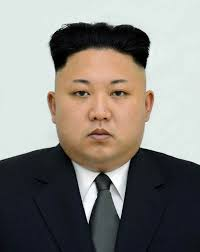
#> input picture Python/course05test/person.jpg, 200 x 252 px, given in place of the camera
$ python course.py
#> lines starting #> are read from the running program, lines starting #| are printed output that depends on the picture; after the words box and inside, x2 and y2 are one past the last pixel; in counts of white or black regions, pixels touching at a corner belong together
import cv2
import numpy as np

cap = cv2.VideoCapture(0)

while True:
    _,frame = cap.read()
#> frame is the input picture: shape (252, 200, 3); mean B, G, R 125.9, 131.1, 133.9
    hsv = cv2.cvtColor(frame,cv2.COLOR_BGR2HSV)
#> hsv: shape (252, 200, 3); mean H, S, V 76, 60.2, 142

    lower_red = np.array([30,0,0])
    upper_red = np.array([255,255,255])

    mask = cv2.inRange(hsv,lower_red,upper_red)
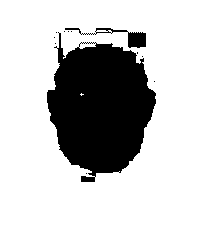
#> mask: shape (252, 200); 77.6% white; 12 black regions (10 under 20 px), largest, box (x1, y1, x2, y2) and area: (47, 32, 156, 182) 10860, (65, 28, 146, 48) 402
    res = cv2.bitwise_and(frame,frame,mask = mask)
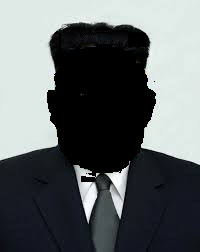
#> res: shape (252, 200, 3); mean B, G, R 102.8, 101.6, 96.3

    cv2.imshow("frame",frame)
    cv2.imshow("mask",mask)
    cv2.imshow("res",res)

    k = cv2.waitKey(5) & 0xFF
#> (key Esc is pressed here)
    if k == 27:
         break

cv2.destroyAllWindows()
cap.release()
